Frame 1 (no input): blank canvas, image omitted
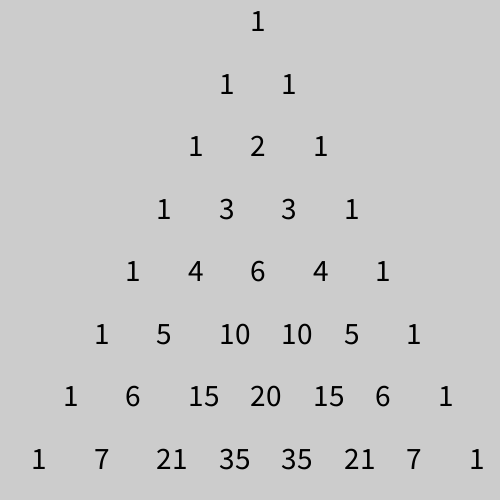
Frame 60 (the mouse pressed at the canvas centre just before this capture)
Frame 120 (the mouse held since frame 60 and released just before this capture): identical to frame 60, image omitted

The Processing sketch that drew this single still picture (run headless with seeded random() and noise(); from frame 60 on, the mouse is pressed at the canvas centre):

// Processing sketch: Pascal
// ── Pascal.pde
int num = 8; //計算する世代数の上限
int[] state = {1};  //初期状態
int gen = 0;  //世代
void setup(){
  size(500, 500);
}
void draw(){
  if(gen < num){
    drawNumber(gen);  //数字を書く
    updateState();  //状態を更新する
  }
}

// ── drawNumber.pde
void drawNumber(float y){
  float scalar = (float) width / num; // 数字の大きさ
  float x = (width - state.length * scalar) * 0.5; // 数字を書く位置のx座標
  y *= scalar;
  fill(0);
  for (int i = 0; i < state.length; i++){
    textSize(scalar * 0.5);
    text(state[i], x + scalar * 0.5, y + scalar * 0.5);
    x += scalar; // 数字を書く位置をx座標方向にずらす
  }
}

// ── transition.pde
int transition(int i){
  int nextC = state[i + 1] + state[i];  //パスカルの法則に従った計算
  return nextC;
}

// ── updateState.pde
void updateState(){
  int[] BOUNDARY = {0};
  int[] nextState = new int[state.length + 1]; // 次の世代の状態
  state = splice(state, BOUNDARY, 0);  // 配列の最初に境界値を加える
  state = splice(state, BOUNDARY, state.length); // 配列の最後に境界値を加える
  for (int i = 0; i < state.length - 1; i++){
    nextState[i] = transition(i);  // 次世代の状態の計算
  }
  state = nextState; // 状態を更新
  gen++;  //世代を1つ増やす
}
